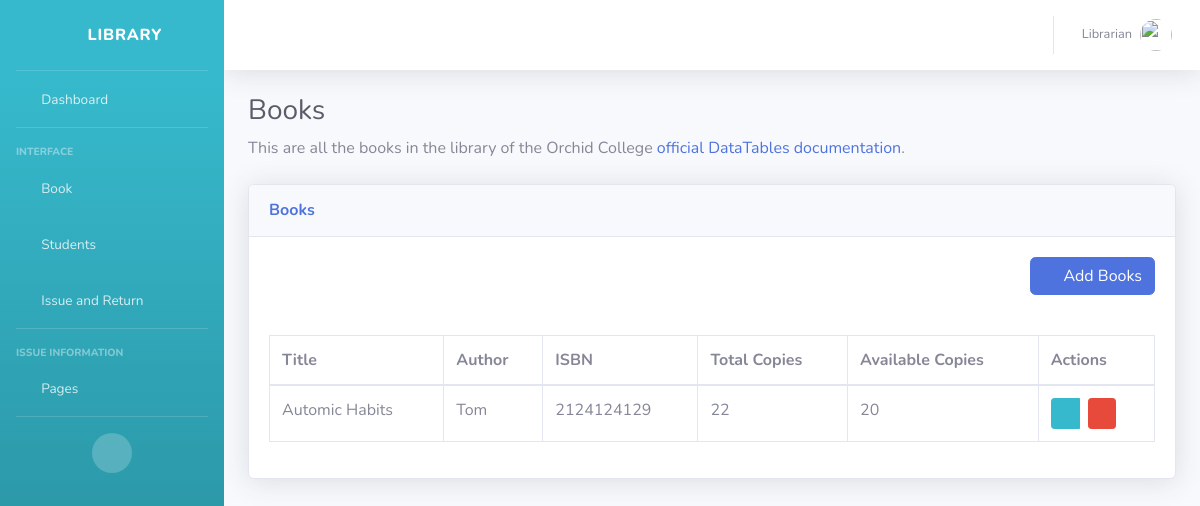
Page /book_list/ (signed in) on the committed database.
### base/models.py (models this page shows, shortened)
class Book(models.Model):
    title = models.CharField(max_length=200)
    author = models.CharField(max_length=200)
    isbn = models.CharField(max_length=13, unique=True)
    total_copies = models.PositiveIntegerField(default=0)
    available_copies = models.PositiveIntegerField(default=0)

### base/views.py (the view)
# urls.py: path('book_list/', book_list, name='book_list'),
@login_required(login_url = '/admin_login')
def book_list(request):
    books = Book.objects.all()
    return render(request, 'base/book_list.html', {'books':books} )

### base/templates/base/book_list.html (shortened to what this page needs)
{% extends 'base/base.html' %}
{% block content %}
 <div class="container-fluid">
                    <h1 class="h3 mb-2 text-gray-800">Books</h1>
                    <p class="mb-4">This are all the books in the library of the Orchid College <a target="_blank"
                            href="https://www.oic.edu.np/">official DataTables documentation</a>.</p>
<div class="card shadow mb-4">
    <div class="card-header py-3">
        <h6 class="m-0 font-weight-bold text-primary">Books</h6>
    </div>
    <div class="card-body">
        <div class="float-right">
            <a href="{% url 'base:add_book' %}" class = "btn btn-primary">
                <i class="fa fa-plus"></i>&nbsp; Add Books
            </a>
        </div>
    </div>
    <div class="card-body">
        <div class="table-responsive">
            <table class="table table-bordered" id="dataTable" width="100%" cellspacing="0">
                <thead>
                    <tr>
                        <th>Title</th>
                        <th>Author</th>
                        <th>ISBN</th>
                        <th>Total Copies</th>
                        <th>Available Copies</th>
                        <th>Actions</th>
                    </tr>
                </thead>
                <tbody>
                    {% for book in books %}
                            <tr>
                                <td>{{ book.title }}</td>
                                <td>{{ book.author }}</td>
                                <td>{{ book.isbn }}</td>
                                <td>{{ book.total_copies }}</td>
                                <td>{{ book.available_copies }}</td>
                                <td>
                                    <div class="btn-group" role="group">
                                        <a href="{% url 'base:update_book' book.pk %}" class="btn btn-info btn-sm ">
                                            <i class="fas fa-pen"></i>
                                        </a>
                                        {% if not object.non_deletetable %}
                                                <form action="{% url 'base:delete_book' book.pk %}"  method="post">
                                                    <button class="btn btn-danger btn-sm delete-link ml-2" data-tooltip="tooltip" title="Delete">
                                                        <i class="far fa-trash-alt"></i>
                                                    </button>
                                                </form>
                                                {% endif %}
                                    </div>
                                </td>
                            </tr>
                    {% endfor %}
                </tbody>
            </table>
        </div>
    </div>
</div>
{% endblock %}

### rows in the picture
Book: title "Automic Habits", author "Tom", isbn "2124124129", total_copies "22", available_copies "20"
